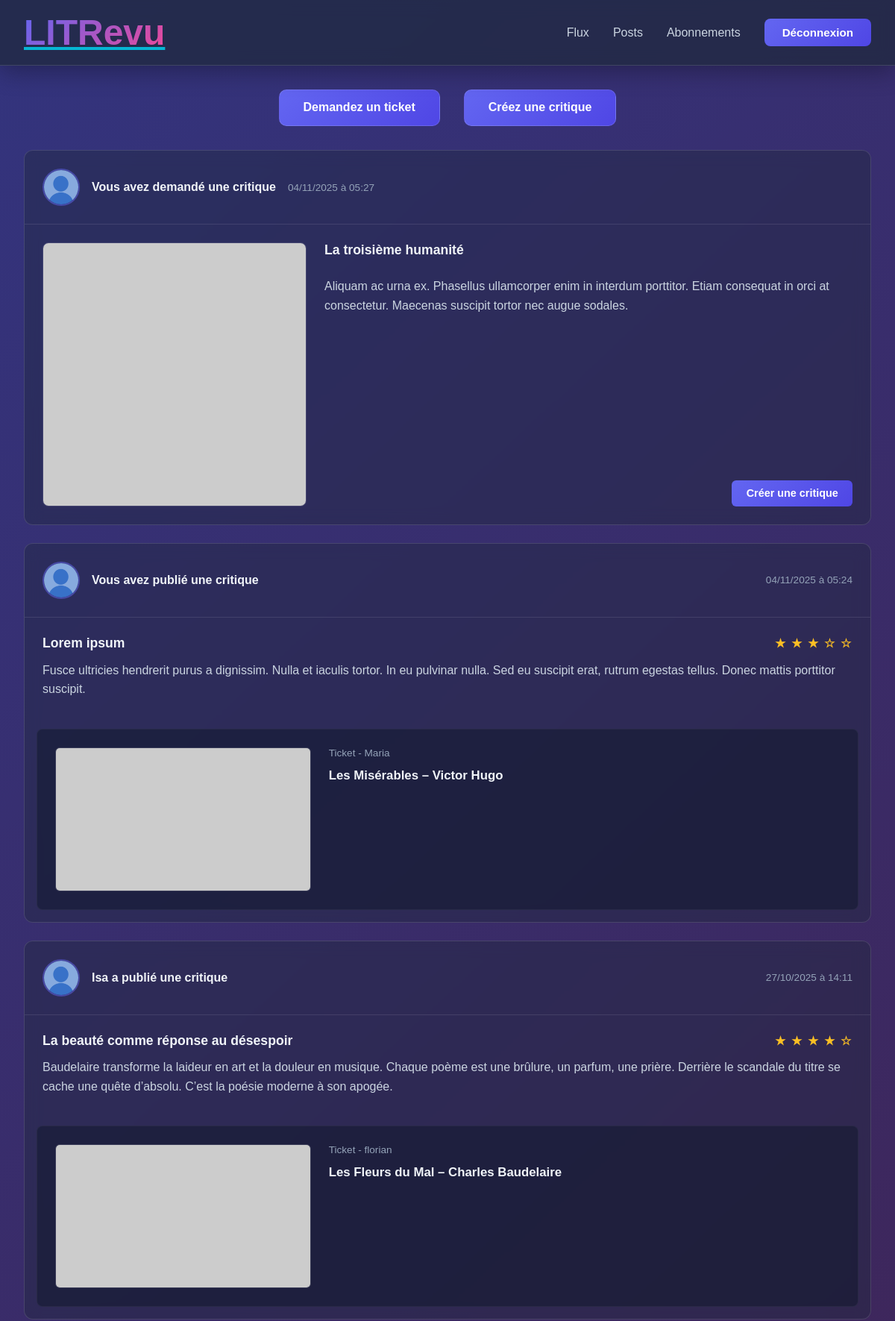
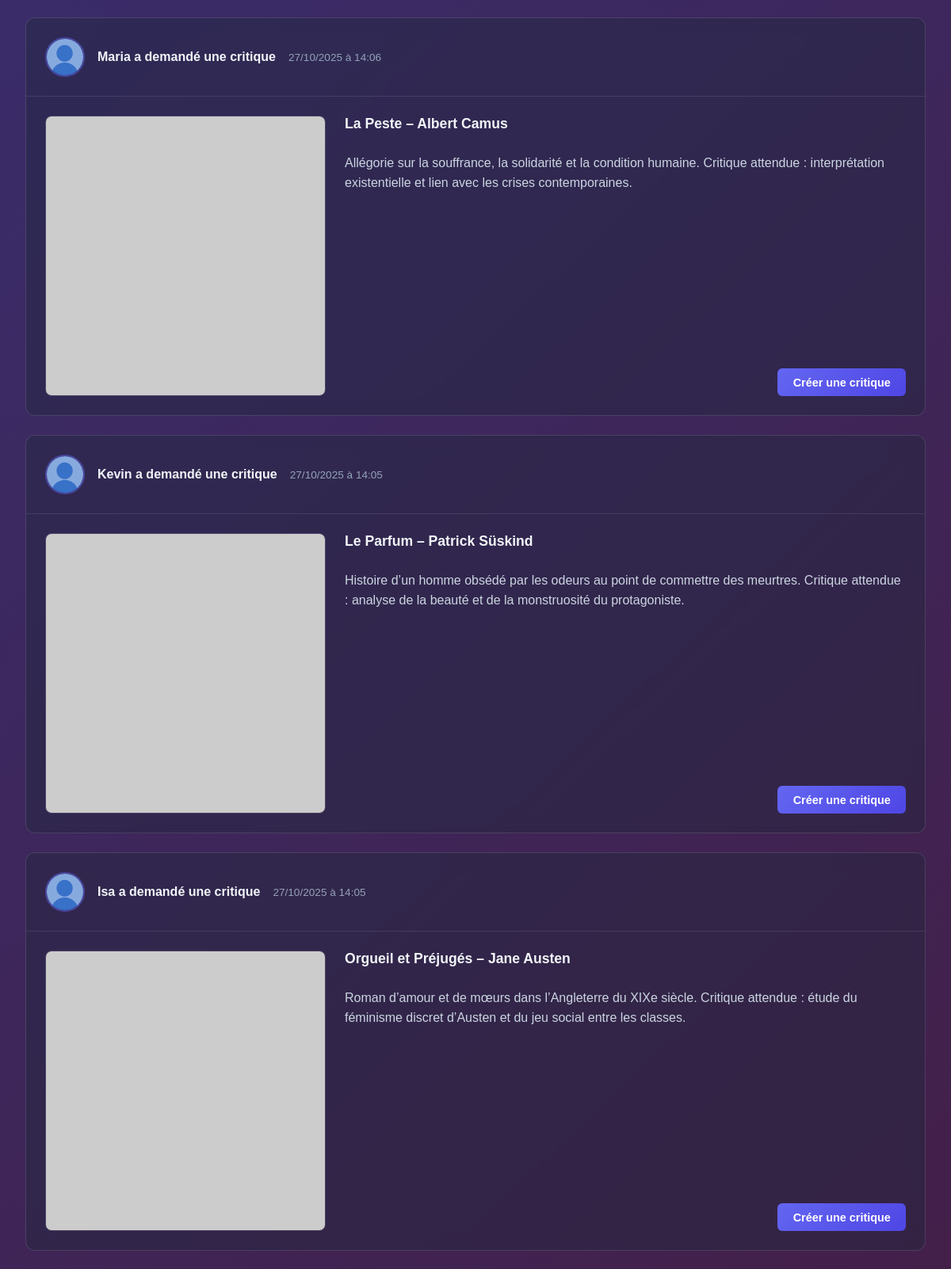
The page /reviews/ (signed in, upper part) on the database its author committed (2 pictures, top to bottom).
### reviews/models.py (models this page shows, shortened)
class Ticket(models.Model):
    title = models.CharField(max_length=128)
    description = models.TextField(max_length=2048)
    user = models.ForeignKey(
        settings.AUTH_USER_MODEL,
        on_delete=models.CASCADE
    )
    image = models.ImageField(upload_to="tickets/", null=True, blank=True)
    time_created = models.DateTimeField(auto_now_add=True)

class Review(models.Model):
    ticket = models.ForeignKey(Ticket, on_delete=models.CASCADE)
    rating = models.PositiveSmallIntegerField(
        validators=[MinValueValidator(0),
                    MaxValueValidator(5)]
    )
    user = models.ForeignKey(
        settings.AUTH_USER_MODEL,
        on_delete=models.CASCADE
    )
    headline = models.CharField(max_length=128)
    body = models.TextField(max_length=8192, blank=True)
    time_created = models.DateTimeField(auto_now_add=True)

### authentication/models.py (models this page shows)
class User(AbstractUser):
    profile_picture = models.ImageField(
        upload_to="avatars/",
        null=True,
        blank=True
    )

### reviews/views.py (the view)
# urls.py: path("", FeedView.as_view(), name='feed'),
class FeedView(TemplateView):
    template_name = 'reviews/feed.html'
    def get_context_data(self, **kwargs):
        context = super().get_context_data(**kwargs)
        following_users = UserFollow.objects.filter(user=self.request.user) \
            .values_list('following_user', flat=True)
        blocked_me = UserBlocked.objects.filter(
            blocked_user=self.request.user).values_list('user', flat=True)
        users_to_include = list(following_users) + [self.request.user.id]
        tickets = (
            Ticket.objects
            .filter(user__in=users_to_include)
            .exclude(user__in=blocked_me)
            .annotate(content_type=Value("ticket", CharField()))
        )
        reviews_from_users = Review.objects.filter(user__in=users_to_include)
        reviews_on_our_tickets = Review.objects.filter(
            ticket__user__in=users_to_include)
        reviews = (reviews_from_users | reviews_on_our_tickets).annotate(
            content_type=Value("review", CharField())) \
            .exclude(user__in=blocked_me) \
            .distinct()
        posts = sorted(
            chain(tickets, reviews),
            key=attrgetter('time_created'),
            reverse=True
        )
        reviewed_ticket_ids = Review.objects.values_list('ticket_id', flat=True)
        context['blocked_me'] = blocked_me
        context['reviewed_ticket_ids'] = reviewed_ticket_ids
        context['list_posts'] = posts
        return context

### reviews/templates/reviews/feed.html (shortened to what this page needs)
{% extends 'base.html' %}
{% load static %}
{% block extra_css %}
    <link rel="stylesheet" href="{% static 'reviews/css/feed.css' %}">
{% endblock %}
{% block content %}
<div class="button-head">
    <a href="{% url 'reviews:ticket_create' %}">Demandez un ticket</a>
    <a href="{% url 'reviews:review_create' %}">Créez une critique</a>
</div>
<div class="posts">
    {% for post in list_posts %}
        <div class="post-container">
            {% if post.content_type == 'ticket' %}
                    <div class="post-header">
                        {% if post.user.profile_picture %}
                            <img src="{{ post.user.profile_picture }}" alt="photo {{ post.user.username}}">
                        {% else %}
                            <img src="{% static 'pictures/default_pictures/default.png' %}" alt="photo {{ followed_user.username }}">
                        {% endif %}
                        <h2>
                            {% if post.user == request.user %}
                                Vous avez demandé une critique
                            {% else %}
                                {{ post.user.username }} a demandé une critique
                            {% endif %}
                        </h2>
                        <time>
                        <small> {{ post.time_created|date:"d/m/Y à H:i" }}</small>
                    </div>
                    <div class="post-content ticket">
                        {% if post.image %}
                            <img src="{{ post.image.url }}" alt="Couverture {{ post.title }}">
                        {% else %}
                            <img src="https://picsum.photos/seed/{{ post.id }}/600/400" alt="Couverture {{ post.title }}">
                        {% endif %}
                        <div>
                            <h3>{{ post.title}}</h3>
                            <p>{{ post.description }}</p>
                            {% if  post.id not in reviewed_ticket_ids %}
                                <a href="{% url 'reviews:review_create_for_ticket' post.id %}">Créer une critique</a>
                            {% elif  post.user in blocked_me%}
                                <a>bloqué</a>
                            {% endif %}
                        </div>
                    </div>
            {% endif %}
            {% if post.content_type == 'review' %}
                <div class="post-header">
                        {% if post.user.profile_picture %}
                            <img src="{{ post.user.profile_picture }}" alt="photo {{ post.user.username}}">
                        {% else %}
                            <img src="{% static 'pictures/default_pictures/default.png' %}" alt="photo {{ followed_user.username }}">
                        {% endif %}
                        <h2>
                            {% if post.user == request.user %}
                                Vous avez publié une critique
                            {% else %}
                                {{ post.user.username }} a publié une critique
                            {% endif %}
                        </h2>
                        <small> {{ post.time_created|date:"d/m/Y à H:i" }}</small>
                    </div>
                    <div class="post-content">
                        <h3>{{ post.headline }}
                            <span>
                                {% for i in "12345" %}
                                    {% if forloop.counter <= post.rating %}★{% else %}☆{% endif %}
                                {% endfor %}
                            </span>
                        </h3>
                        {% if post.body %}
                            <p>{{ post.body }}</p>
                        {% endif %}
                    </div>
                    <div class="content-related ticket">
                        {% if post.ticket.image %}
                            <img src="{{ post.ticket.image.url }}" alt="Couverture {{ post.ticket.title }}">
                        {% else %}
                            <img src="https://picsum.photos/seed/{{ post.ticket.id }}/600/400" alt="Couverture {{ post.title }}">
                        {% endif %}
                        <div>
                            <p>Ticket - {{ post.ticket.user }}</p>
                            <p>{{ post.ticket.title }}</p>
                        </div>
                    </div>
            {% endif %}
        </div>
    {% empty %}
        <div class="no-posts">
            <p>Aucun post dans votre flux.</p>
            <p>Commencez par <a href="{% url 'reviews:follow' %}">suivre des utilisateurs</a> !</p>
        </div>
    {% endfor %}
</div>
{% endblock %}

### static/css/base.css (style rules this page uses)
* { margin: 0; padding: 0; box-sizing: border-box; }
:root { --primary: #6366f1; --primary-dark: #4f46e5; --secondary: #ec4899; --bg-dark: #0f172a; --bg-light: #1e293b; --glass-bg: rgba(30, 41, 59, 0.7); --glass-border: rgba(255, 255, 255, 0.125); --text-primary: #f1f5f9; --text-secondary: #cbd5e1; --accent: #06b6d4; }
html { scroll-behavior: smooth; }
body { font-family: 'Satoshi', sans-serif; background: linear-gradient(137deg,rgb(51, 52, 126) 0%, rgb(75, 22, 49) 100%); color: var(--text-primary); background-attachment: fixed; min-height: 100vh; }
a { color: var(--accent); transition: color 0.3s ease; }

### reviews/static/reviews/css/feed.css (style rules this page uses)
.button-head { display: flex; gap: 1rem; margin-bottom: 2rem; justify-content: center; gap: 2rem; }
.button-head a { background: linear-gradient(135deg, #6366f1, #4f46e5); color: white; padding: 0.9rem 2rem; border-radius: 10px; text-decoration: none; font-weight: 600; transition: all 0.3s ease; border: 1px solid rgba(255, 255, 255, 0.125); }
.posts { display: flex; flex-direction: column; gap: 1.5rem; }
.post-container { background: rgba(30, 41, 59, 0.4); backdrop-filter: blur(10px); border: 1px solid rgba(255, 255, 255, 0.125); border-radius: 12px; overflow: hidden; transition: all 0.3s ease; animation: fadeInUp 0.5s ease; }
.post-header { display: flex; align-items: center; gap: 1rem; padding: 1.5rem; border-bottom: 1px solid rgba(255, 255, 255, 0.1); }
.post-header img { width: 50px; height: 50px; border-radius: 50%; object-fit: cover; border: 2px solid rgba(99, 102, 241, 0.5); }
.post-header h2 { margin: 0; font-size: 1rem; font-weight: 600; color: #f1f5f9; }
.post-header small { color: #94a3b8; font-size: 0.85rem; margin-left: auto; }
.post-content { padding: 1.5rem; }
.post-content.ticket { display: grid; grid-template-columns: 1fr 2fr; gap: 1.5rem; align-items: start; }
.post-content.ticket img { width: 100%; aspect-ratio: 1/1; object-fit: cover; border-radius: 8px; border: 1px solid rgba(255, 255, 255, 0.125); }
.post-content.ticket > div { height: 100%; display: flex; flex-direction: column; gap: 0.8rem; }
.post-content h3 { font-size: 1.1rem; margin-bottom: 0.8rem; color: #f1f5f9; display: flex; justify-content: space-between; align-items: center; }
.post-content h3 span { color: #fbbf24; font-size: 1rem; letter-spacing: 0.1em; }
.post-content p { color: #cbd5e1; line-height: 1.6; margin: 0; flex-grow: 1; }
.post-content a { display: inline-block; background: linear-gradient(135deg, #6366f1, #4f46e5); color: white; padding: 0.6rem 1.2rem; border-radius: 6px; text-decoration: none; font-weight: 600; font-size: 0.9rem; transition: all 0.3s ease; align-self: flex-end; margin-top: auto; }
.content-related { background: rgba(15, 23, 42, 0.5); padding: 1.5rem; border-radius: 8px; margin: 1rem; border: 1px solid rgba(255, 255, 255, 0.05); display: grid; grid-template-columns: 1fr 2fr; gap: 1.5rem; align-items: start; }
.content-related.ticket img { width: 100%; aspect-ratio: 16/9; object-fit: cover; border-radius: 6px; border: 1px solid rgba(255, 255, 255, 0.125); }
.content-related > div { display: flex; height: 100%; flex-direction: column; gap: 0.8rem; }
.content-related p { margin: 0; font-size: 0.95rem; }
.content-related p:first-child { color: #94a3b8; font-size: 0.85rem; }
.content-related p:nth-child(2) { font-size: 1.05rem; font-weight: 600; color: #f1f5f9; }

### rows shown on the page
Ticket: shows "Vous avez demandé une critique", time_created "04/11/2025 à 05:27", title "La troisième humanité", description "Aliquam ac urna ex. Phasellus ullamcorper enim in interdum porttitor. Etiam consequat in orci at consectetur. Maecenas suscipit tortor nec augue sodales.", shows "Créer une critique"
Review: shows "Vous avez publié une critique", time_created "04/11/2025 à 05:24", headline "Lorem ipsum", rating 3 (drawn), body "Fusce ultricies hendrerit purus a dignissim. Nulla et iaculis tortor. In eu pulvinar nulla. Sed eu suscipit erat, rutrum egestas tellus. Donec mattis porttitor suscipit.", ticket.user "Maria", ticket "Les Misérables – Victor Hugo"
Review: user.username "Isa", time_created "27/10/2025 à 14:11", headline "La beauté comme réponse au désespoir", rating 4 (drawn), body "Baudelaire transforme la laideur en art et la douleur en musique. Chaque poème est une brûlure, un parfum, une prière. Derrière le scandale du titre se cache une quête d’absolu. C’est la poésie moderne à son apogée.", ticket.user "florian", ticket "Les Fleurs du Mal – Charles Baudelaire"
Ticket: user.username "Maria", time_created "27/10/2025 à 14:06", title "La Peste – Albert Camus", description "Allégorie sur la souffrance, la solidarité et la condition humaine. Critique attendue : interprétation existentielle et lien avec les crises contemporaines.", shows "Créer une critique"
Ticket: user.username "Kevin", time_created "27/10/2025 à 14:05", title "Le Parfum – Patrick Süskind", description "Histoire d’un homme obsédé par les odeurs au point de commettre des meurtres. Critique attendue : analyse de la beauté et de la monstruosité du protagoniste.", shows "Créer une critique"
Ticket: user.username "Isa", time_created "27/10/2025 à 14:05", title "Orgueil et Préjugés – Jane Austen", description "Roman d’amour et de mœurs dans l’Angleterre du XIXe siècle. Critique attendue : étude du féminisme discret d’Austen et du jeu social entre les classes.", shows "Créer une critique"
